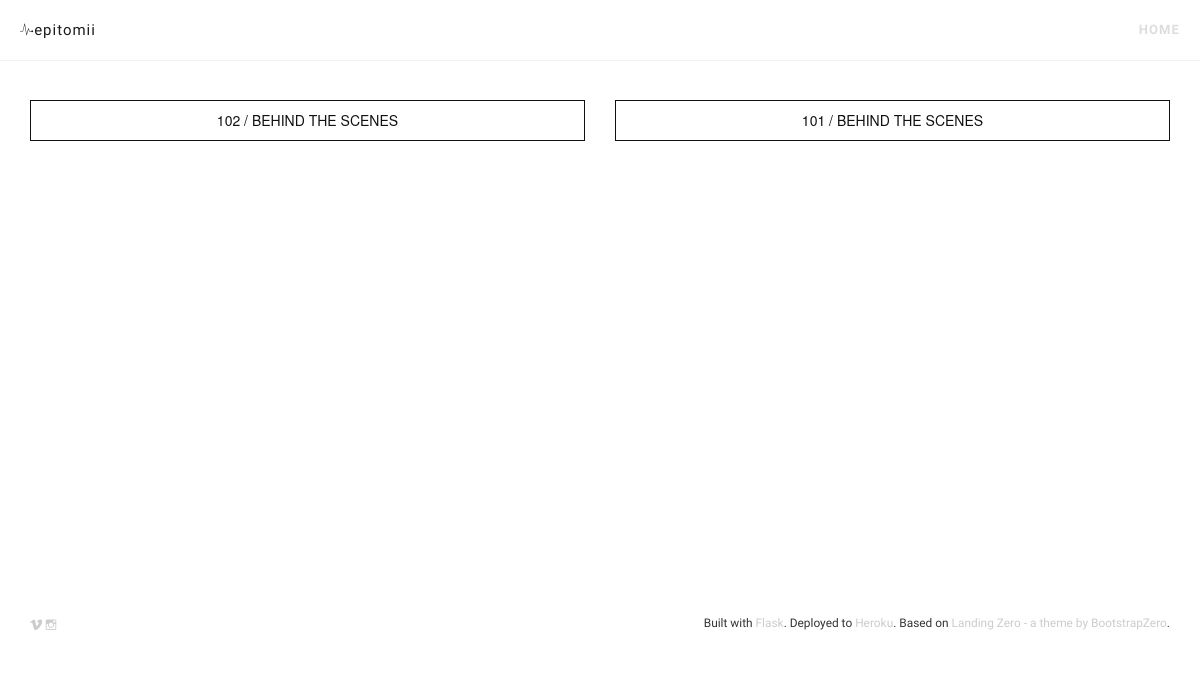
Page /posts on the earlier database version.
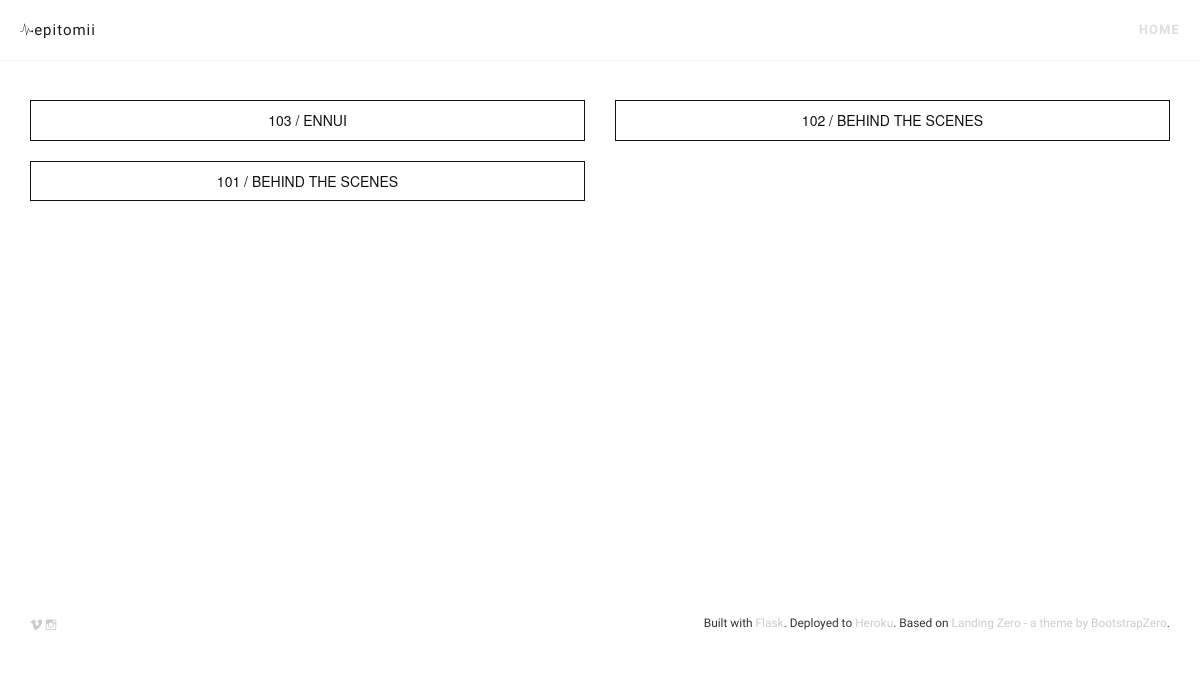
Same page on the later database version.
### tables this page shows
CREATE TABLE posts (
id integer primary key autoincrement,
'title' text not null,
'filepath' text not null,
'jam' int
);

### epitomii.py (the view)
@app.route('/posts')
def posts():
    db = get_db()
    cur = db.execute('select title, filepath from posts order by id desc')
    posts = cur.fetchall()
    return render_template('posts.html', posts=posts)

### epitomii.py (called while the page is built)
def connect_db():
    rv = sqlite3.connect(app.config['DATABASE'])
    rv.row_factory = sqlite3.Row
    return rv

def get_db():
    if not hasattr(g, 'sqlite_db'):
        g.sqlite_db = connect_db()
    return g.sqlite_db

### templates/posts.html (shortened to what this page needs)
{% extends "page_layout.html" %}
{% block body %}
    <section id="archive">
	<div class="container">
            <div class="row">
	      {% for post in posts %}
		    <div class="col-lg-6 col-md-6 col-xs-10 thumb">
		        <button type="button" data-src="{{ post[1] }}" data-toggle="modal" data-target="#postModal" class="btn btn-default btn-block btn-lg sharp">{{ post[0] }}</button>
		    </div>
		{% endfor %}
	    </div>
	</div>
    </section>
{% endblock body %}

### templates/page_layout.html (shortened to what this page needs)
<!DOCTYPE html>
<html lang="en">
    <head>
	<link rel="stylesheet" href="{{ url_for('static', filename='css/bootstrap.min.css') }}" />
	<link rel="stylesheet" href="{{ url_for('static', filename='css/animate.min.css') }}" />
	<link rel="stylesheet" href="{{ url_for('static', filename='css/ionicons.min.css') }}" />
	<link rel="stylesheet" href="{{ url_for('static', filename='css/styles.css')}}" />
    </head>
    <body>
	<nav id="topNav" class="navbar navbar-default navbar-fixed-top" data-spy="affix">
	    <div class="container-fluid">
		<div class="navbar-header">
		    <a class="navbar-brand page-scroll" href="{{ url_for('index') }}"><i class="ion-ios-pulse"></i>epitomii </a>
		</div>
		<div class="navbar-collapse collapse" id="bs-navbar">
		    <ul class="nav navbar-nav navbar-right">
			<li>
			    <a class="page-scroll" data-toggle="modal" title="A free Bootstrap video landing theme" href="{{ url_for("index") }}">Home</a>
			</li>
		    </ul>
		</div>
    	    </div>
	</nav>
      {% block body %}
      {% endblock body %}
      <footer id="footer">
        <div class="container-fluid">
	    <spanclass="pull-left">
	    <a href="https://vimeo.com/carolynchng"><i class="icon-sm
							      ion-social-vimeo"></i></a>
	    <a href="https://instagram.com/epitomii_"><i class="icon-sm ion-social-instagram-outline"></i></a>
	  <span class="pull-right text-muted small">Built
	    with <a href="http://flask.pocoo.org/">Flask</a>. Deployed
	    to <a href="https://www.heroku.com">Heroku</a>. Based on <a href="http://www.bootstrapzero.com">Landing Zero - a theme by BootstrapZero</a>.</span>
        </div>
      </footer>
    </body>
</html>

### static/css/styles.css (style rules this page uses)
html, body { width: 100%; height: 100%; }
body { font-family: 'Questrial','Helvetica Neue',Arial,sans-serif; background-color: #FFF; color: #1F1754; webkit-tap-highlight-color: #222; }
a { color: #cccccc; -webkit-transition: all .35s; -moz-transition: all .35s; transition: all .35s; }
.text-muted { color: #333333; }
section { padding: 70px 0; }
footer { padding: 15px; }
.navbar-default { border-color: rgba(35,35,35,.05); font-family: 'Questrial','Helvetica Neue',Arial,sans-serif; background-color: #FFF; -webkit-transition: all .4s; -moz-transition: all .4s; transition: all .4s; }
.navbar-header > .navbar-brand { font-family: 'Questrial','Helvetica Neue',Arial,sans-serif; color: #111; padding: 15px; -webkit-transition: padding .2s ease-in; -moz-transition: padding .2s ease-in; transition: padding .2s ease-in; }
.navbar-default .navbar-toggle, .navbar-default .navbar-collapse { border-color: transparent; }
.navbar-default .nav > li>a, .navbar-default .nav>li>a:focus { text-transform: uppercase; font-size: 13px; font-weight: 700; color: #cccccc; }
@media (min-width:768px) { .navbar-default { border-color: transparent; background-color: transparent; min-height: 60px; } }
@media (min-width:768px) { .navbar-header > .navbar-brand { color: rgba(255,255,255,0.7); padding: 19px; } }
@media (min-width:768px) { .navbar-default .nav > li>a, .navbar-default .nav>li>a:focus { color: rgba(255,255,255,0.8); padding: 20px; letter-spacing: 1.1px; } }
@media (min-width:768px) { .navbar-default.affix { border-color: rgba(34,34,34,.05); background-color: #FFF; } }
@media (min-width:768px) { .navbar-default.affix .navbar-header .navbar-brand { font-size: 15px; color: #111; padding: 20px; letter-spacing: 1px; } }
@media (min-width:768px) { .navbar-default.affix .nav > li>a, .navbar-default.affix .nav>li>a:focus { color: #ddd; } }
footer { background-color: #FFF; }
@media (min-width:768px) { section { min-height: 600px; padding: 100px 0; } }
.btn-default { border-color: #111; color: #111; background-color: #fff; -webkit-transition: all .35s; -moz-transition: all .35s; transition: all .35s; }
.btn { border-radius: 290px; font-family: 'Helvetica Neue',Arial,sans-serif; }
.btn.sharp { border-radius:0; font-size: inherit; }

Differences in the rows shown:
added posts: title "103 / ENNUI"
